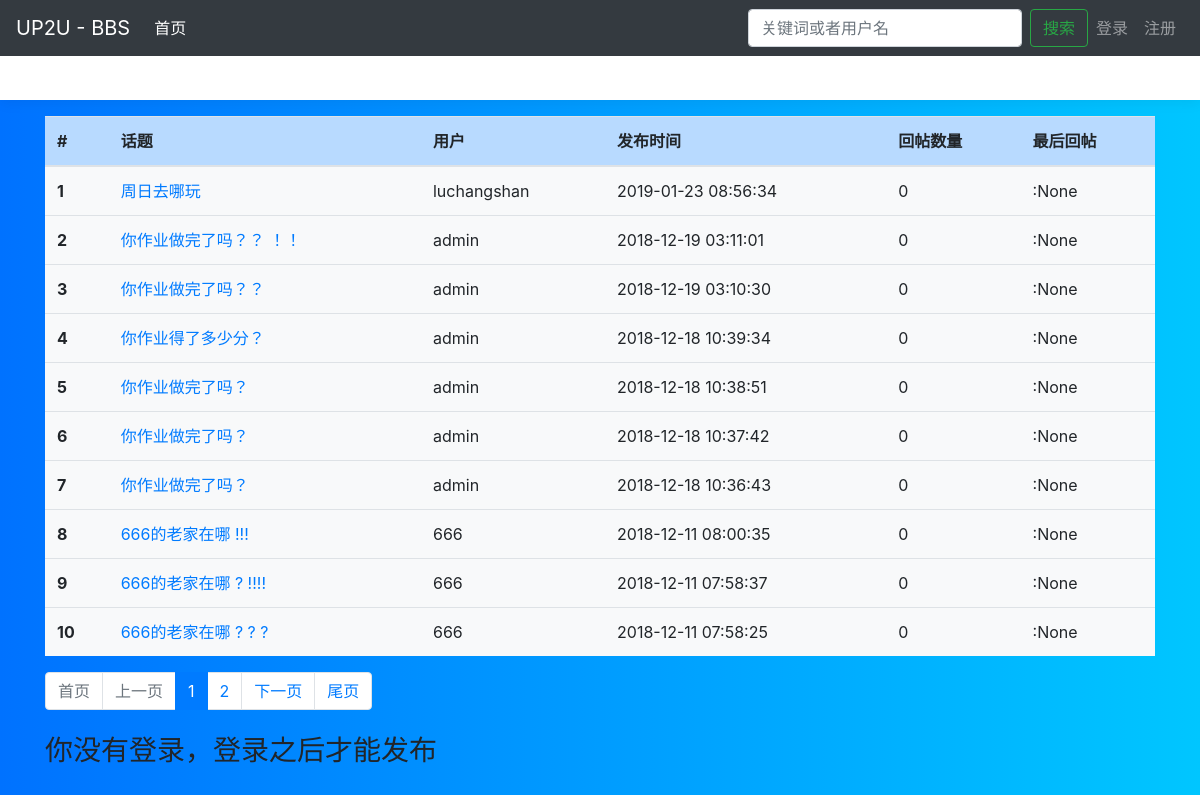
The page / on the database its author committed.
### bbs/models.py (models this page shows, shortened)
class Question(models.Model):
    question_text = models.CharField('问题', max_length=200)
    author = models.ForeignKey(User, default=1, on_delete=models.CASCADE, verbose_name='作者' )
    pub_date = models.DateTimeField('发布时间', auto_now_add=True)
    picture = models.FileField(blank=True, null=True)
    def __str__(self):
        return self.question_text
    class Meta:
        verbose_name = '问题'
        verbose_name_plural = '问题'

### bbs/views.py (the view)
# urls.py: path('', views.QuestionListView.as_view(), name='index'),
class QuestionListView(ListView):
    model = Question
    context_object_name = 'latest_question_list'
    template_name = 'bbs/index.html'
    paginate_by = 10
    def get_context_data(self, **kwargs):
        context = super().get_context_data(**kwargs)
        context['current_user'] = {
            'user': self.request.user,
            'is_login': self.request.user.is_authenticated
            }
        context['form'] = QuestionForm()
        print(context)
        return context
    def get_queryset(self):
        queryset = super().get_queryset()
        print(queryset)
        query = self.request.GET.get('q')
        if query:
            return queryset.filter(
                Q(question_text__icontains=query) |
                Q(author__username__icontains=query)
            ).distinct()
        return queryset.order_by('-pub_date')

### bbs/forms.py
class QuestionForm(forms.ModelForm):
    question_text = forms.CharField(
        label="问题",
        max_length=200,
        help_text='最大长度为200',
        widget=forms.TextInput(
            attrs={
                'placeholder': "请输入想问的话题",
                "class": 'form-control'
            }
        )
    )
    picture = forms.FileField(
        label="添加图片(可选)",
        help_text='可以上传的格式: jpg, png',
        required = False,
        widget=forms.FileInput(
            attrs={
                "class": 'form-control'
            }
        )
    )
    class Meta:
        model = Question
        fields = ['question_text', 'picture']

### bbs/templates/bbs/index.html (shortened to what this page needs)
{% extends 'bbs/base.html' %}
{% load static %}
{% block nav-hot %}
  <div class="nav-scroller bg-white box-shadow">
    <nav class="nav nav-underline">
    </nav>
  </div>
{% endblock %}
{% block content %}
<table class="table table-hover my-3 bg-light">
    <thead>
            <tr class="table-primary">
            <th scope="col">#</th>
            <th scope="col">话题</th>
            <th scope="col">用户</th>
            <th scope="col">发布时间</th>
            <th scope="col">回帖数量</th>
            <th scope="col">最后回帖</th>
            </tr>
    </thead>
    <tbody>
    {% if latest_question_list %}
    {% for question in latest_question_list %}
            <tr>
            <th scope="row">{{ forloop.counter }}</th>
            <td><span class="title"> <a href="{% url 'bbs:detail' question.id %}">{{ question.question_text }}</a></span></td>
            <td><span>{{ question.author }}</span></td>
            <td><span class="date">{{ question.pub_date|date:"Y-m-d H:i:s" }}</span></td>
            <td><span>{{ question.choice_set.count }}</span></td>
            <td><span>{{ question.choice_set.last.author }}:{{ question.choice_set.last }}</span></td>
            </tr>
            {% endfor %}
    </tbody>
    {% else %}
    <p>没有任何信息</p>
    {% endif %}
    </table>
    {% include 'pagination.html' %}
  {% if current_user.is_login %}
  <h3>欢迎，{{ current_user.user }}</h3>
  <form action="{% url 'bbs:topic'%}" method="post" enctype="multipart/form-data" novalidate>
          {% csrf_token %}
          {% include 'bbs/base_form.html' %}
          <input type="submit" value="提交" class="btn btn-lg btn-secondary btn-block">
    </form>
        {% else%}
        <h3>你没有登录，登录之后才能发布</h3>
        {% endif %}
{% endblock %}

### static/css/offcanvas.css (style rules this page uses)
html, body { overflow-x: hidden; }
body { padding-top: 56px; background: -webkit-linear-gradient(left, #0072ff, #00c6ff) }
.nav-scroller { position: relative; z-index: 2; height: 2.75rem; overflow-y: hidden; }
.nav-scroller .nav { display: -webkit-box; display: -ms-flexbox; display: flex; -ms-flex-wrap: nowrap; flex-wrap: nowrap; padding-bottom: 1rem; margin-top: -1px; overflow-x: auto; color: rgba(255, 255, 255, .75); text-align: center; white-space: nowrap; -webkit-overflow-scrolling: touch; }
.box-shadow { box-shadow: 0 .25rem .75rem rgba(0, 0, 0, .05); }

### rows shown on the page
Question: question_text "周日去哪玩", author "luchangshan", pub_date "2019-01-23 08:56:34", choice_set.count "0", choice_set.last "None"
Question: question_text "你作业做完了吗？？ ！！", author "admin", pub_date "2018-12-19 03:11:01", choice_set.count "0", choice_set.last "None"
Question: question_text "你作业做完了吗？？", author "admin", pub_date "2018-12-19 03:10:30", choice_set.count "0", choice_set.last "None"
Question: question_text "你作业得了多少分？", author "admin", pub_date "2018-12-18 10:39:34", choice_set.count "0", choice_set.last "None"
Question: question_text "你作业做完了吗？", author "admin", pub_date "2018-12-18 10:38:51", choice_set.count "0", choice_set.last "None"
Question: question_text "你作业做完了吗？", author "admin", pub_date "2018-12-18 10:37:42", choice_set.count "0", choice_set.last "None"
Question: question_text "你作业做完了吗？", author "admin", pub_date "2018-12-18 10:36:43", choice_set.count "0", choice_set.last "None"
Question: question_text "666的老家在哪 !!!", author "666", pub_date "2018-12-11 08:00:35", choice_set.count "0", choice_set.last "None"
Question: question_text "666的老家在哪 ? !!!!", author "666", pub_date "2018-12-11 07:58:37", choice_set.count "0", choice_set.last "None"
Question: question_text "666的老家在哪 ? ? ?", author "666", pub_date "2018-12-11 07:58:25", choice_set.count "0", choice_set.last "None"

### other values the page prints
{{ page_num }} "1"
{{ page_num }} "2"
